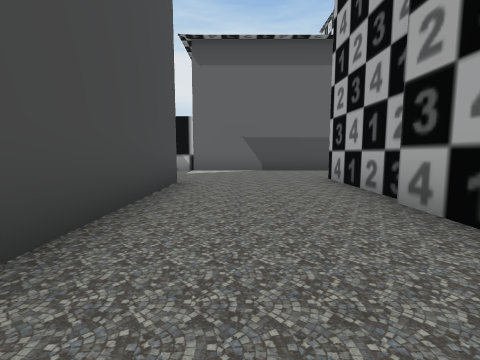
View 1 (above)

18 first-person views from a walk through a scene from a Unity 3-D project. The camera is 1.2 m above the floor, tilts 6° down and sees 85° across. The floor is counted in squares, 2 m on a side. Each view is taken from the middle of a square. On the plan, view 1 faces up. The plan holds only what a view shows up to about 9 squares ahead; the rest is blank. The place goes on beyond the plan. Some surface patterns are stand-ins.

View 2
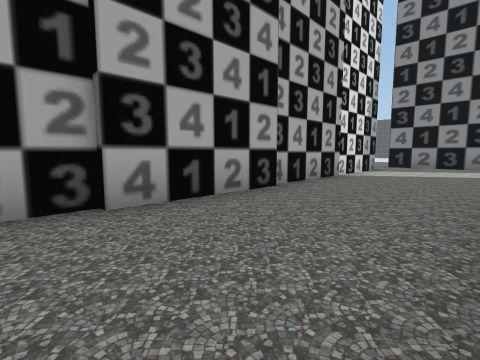

View 3
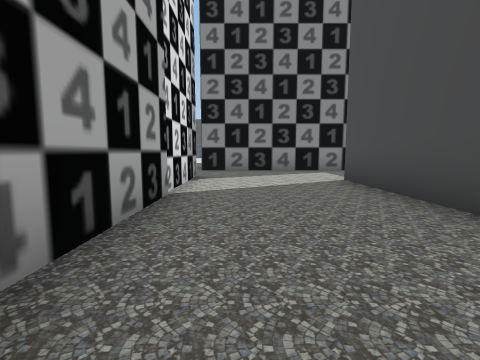

View 4
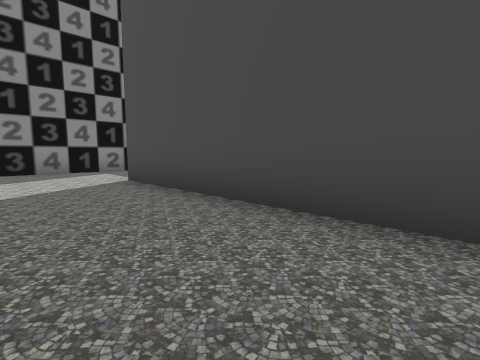

View 5
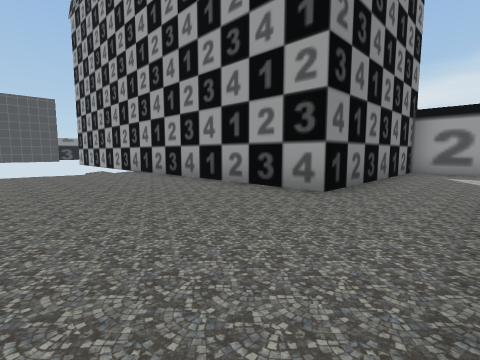

View 6
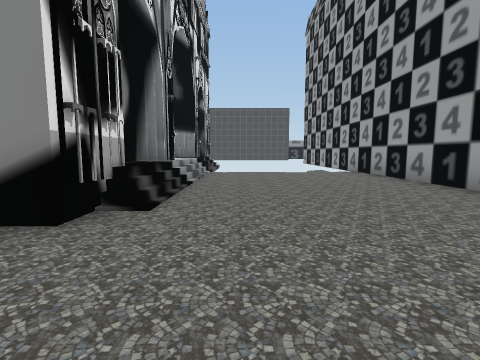

View 7
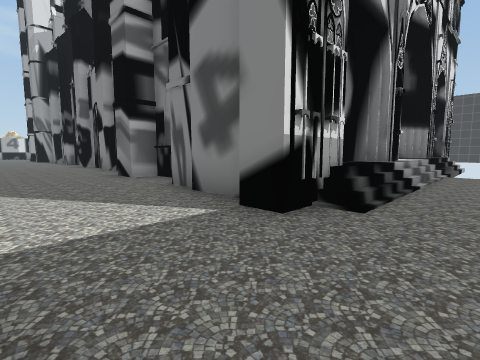

View 8
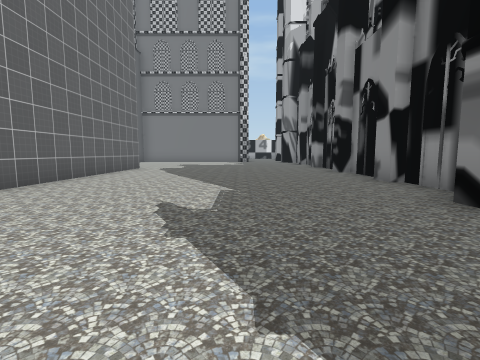

View 9
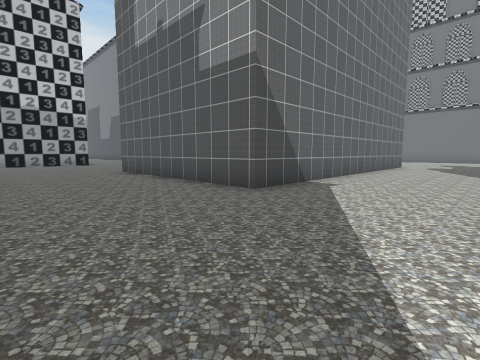

View 10
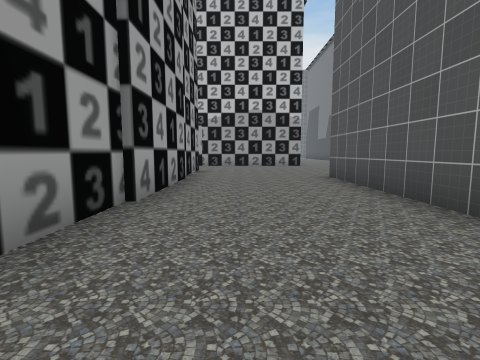

View 11
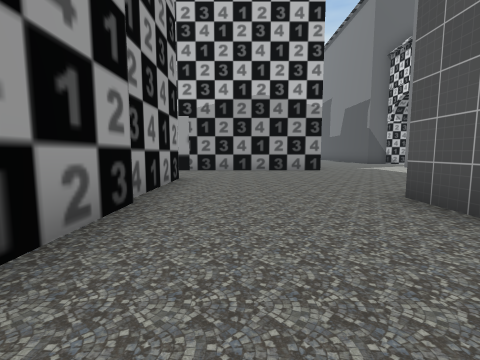

View 12
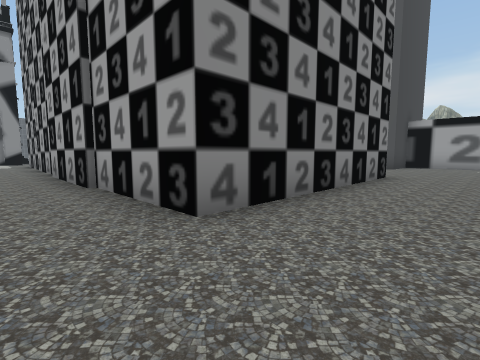

View 13
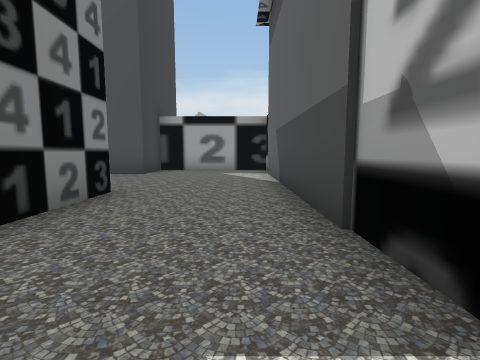

View 14
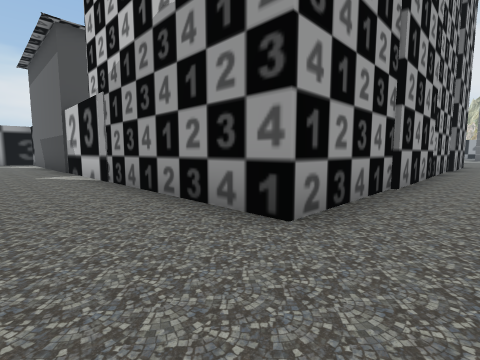

View 15
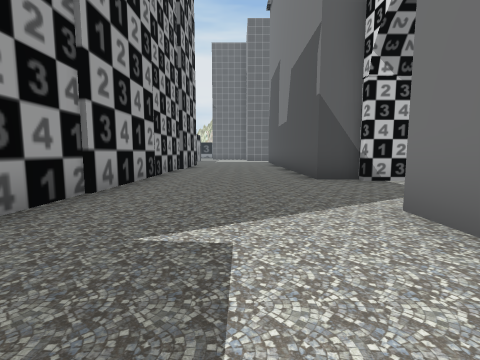

View 16
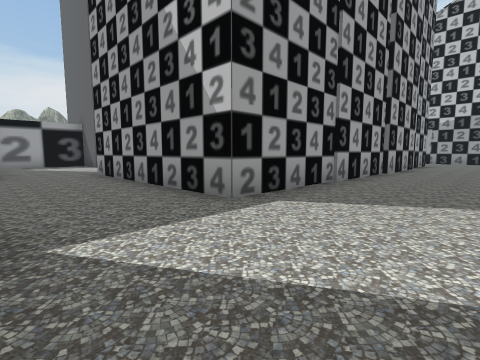

View 17
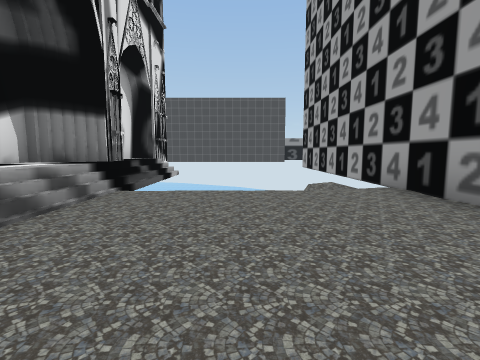

View 18
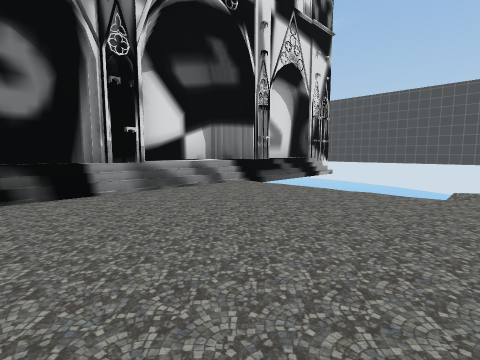

### Floor plan
Key: @ floor where view 1 was taken; # wall or solid block; . main floor; : floor 0.75 m higher than the main floor; / step, stairs or slope; v drop or lower ground.
Columns run from 3 left of view 1 to 19 right of it. Each row starts with its distance up from view 1.
 18               ##
 17               #....#
 16               #....#
 15               #....#
 14               #....###
 13               #......
 12               #......
 11               #.....
 10               #....#
  9 ###############....
  8 #.................
  7 #................
  6 #....######......
  5 ##...#    #.....
  4  #...#    #.....
  3  #...#    #....#
  2  #...#    #....#
  1  #...#    #....#
  0  #.@.#    #....#
 -1  #...#    #....#
 -2  #...#    #....########
 -3  #...#    #............
 -4  #...#    #............
 -5   ...######............
 -6 #......................
 -7 #......................
 -8 ######.................
 -9      #..../###..#......
-10      #..../#   ########
-11      #..../#
-12      #..../##
-13      #..../:#
-14      #..../:#
-15      #//  /##
-16      #vv  .#
-17      #    .#
-18      v    .#
-19      v    v#

Positions as (right, up) in squares from view 1, and headings:
1: (0, 0), facing up
2: (-1, 4), facing down-right
3: (1, 1), facing down
4: (1, 1), facing down-left
5: (6, -6), facing down-left
6: (6, -6), facing down
7: (6, -6), facing down-right
8: (10, -6), facing right
9: (8, -5), facing up-right
10: (9, -3), facing up
11: (9, 0), facing up
12: (9, 8), facing down-left
13: (6, 8), facing left
14: (13, 7), facing up-left
15: (14, 8), facing up
16: (10, -8), facing up-left
17: (5, -10), facing down
18: (3, -10), facing down-right
